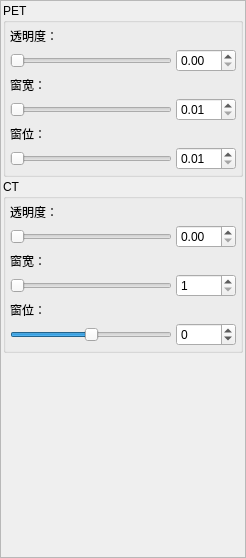
<?xml version="1.0" encoding="UTF-8"?>
<ui version="4.0">
 <class>Form</class>
 <widget class="QWidget" name="Form">
  <property name="geometry">
   <rect>
    <x>0</x>
    <y>0</y>
    <width>246</width>
    <height>558</height>
   </rect>
  </property>
  <property name="windowTitle">
   <string>Form</string>
  </property>
  <layout class="QVBoxLayout" name="verticalLayout_3">
   <property name="spacing">
    <number>0</number>
   </property>
   <property name="leftMargin">
    <number>0</number>
   </property>
   <property name="topMargin">
    <number>0</number>
   </property>
   <property name="rightMargin">
    <number>0</number>
   </property>
   <property name="bottomMargin">
    <number>0</number>
   </property>
   <item>
    <widget class="QScrollArea" name="scrollArea">
     <property name="widgetResizable">
      <bool>true</bool>
     </property>
     <widget class="QWidget" name="scrollAreaWidgetContents">
      <property name="geometry">
       <rect>
        <x>0</x>
        <y>0</y>
        <width>244</width>
        <height>556</height>
       </rect>
      </property>
      <layout class="QVBoxLayout" name="verticalLayout_2">
       <property name="spacing">
        <number>2</number>
       </property>
       <property name="leftMargin">
        <number>2</number>
       </property>
       <property name="topMargin">
        <number>2</number>
       </property>
       <property name="rightMargin">
        <number>2</number>
       </property>
       <property name="bottomMargin">
        <number>2</number>
       </property>
       <item>
        <widget class="QGroupBox" name="groupBox">
         <property name="title">
          <string>PET</string>
         </property>
         <layout class="QVBoxLayout" name="verticalLayout">
          <property name="spacing">
           <number>0</number>
          </property>
          <property name="leftMargin">
           <number>2</number>
          </property>
          <property name="topMargin">
           <number>2</number>
          </property>
          <property name="rightMargin">
           <number>2</number>
          </property>
          <property name="bottomMargin">
           <number>2</number>
          </property>
          <item>
           <layout class="QVBoxLayout" name="verticalLayout_6">
            <property name="spacing">
             <number>4</number>
            </property>
            <property name="leftMargin">
             <number>2</number>
            </property>
            <property name="topMargin">
             <number>2</number>
            </property>
            <property name="rightMargin">
             <number>2</number>
            </property>
            <property name="bottomMargin">
             <number>2</number>
            </property>
            <item>
             <widget class="QLabel" name="label_2">
              <property name="text">
               <string>透明度：  </string>
              </property>
             </widget>
            </item>
            <item>
             <layout class="QHBoxLayout" name="horizontalLayout_4">
              <item>
               <widget class="QSlider" name="sldAlphaPet">
                <property name="maximum">
                 <number>100</number>
                </property>
                <property name="orientation">
                 <enum>Qt::Orientation::Horizontal</enum>
                </property>
               </widget>
              </item>
              <item>
               <widget class="QDoubleSpinBox" name="boxAlphaPet">
                <property name="minimumSize">
                 <size>
                  <width>60</width>
                  <height>0</height>
                 </size>
                </property>
                <property name="maximumSize">
                 <size>
                  <width>60</width>
                  <height>16777215</height>
                 </size>
                </property>
                <property name="maximum">
                 <double>1.000000000000000</double>
                </property>
                <property name="singleStep">
                 <double>0.010000000000000</double>
                </property>
               </widget>
              </item>
             </layout>
            </item>
           </layout>
          </item>
          <item>
           <layout class="QVBoxLayout" name="verticalLayout_8">
            <property name="spacing">
             <number>4</number>
            </property>
            <property name="leftMargin">
             <number>2</number>
            </property>
            <property name="topMargin">
             <number>2</number>
            </property>
            <property name="rightMargin">
             <number>2</number>
            </property>
            <property name="bottomMargin">
             <number>2</number>
            </property>
            <item>
             <widget class="QLabel" name="label_6">
              <property name="text">
               <string>窗宽：    </string>
              </property>
             </widget>
            </item>
            <item>
             <layout class="QHBoxLayout" name="horizontalLayout_5">
              <item>
               <widget class="QSlider" name="sldPET_ww">
                <property name="maximum">
                 <number>20000</number>
                </property>
                <property name="orientation">
                 <enum>Qt::Orientation::Horizontal</enum>
                </property>
               </widget>
              </item>
              <item>
               <widget class="QDoubleSpinBox" name="boxPET_ww">
                <property name="minimumSize">
                 <size>
                  <width>60</width>
                  <height>0</height>
                 </size>
                </property>
                <property name="maximumSize">
                 <size>
                  <width>60</width>
                  <height>16777215</height>
                 </size>
                </property>
                <property name="minimum">
                 <double>0.010000000000000</double>
                </property>
                <property name="maximum">
                 <double>200.000000000000000</double>
                </property>
                <property name="singleStep">
                 <double>0.010000000000000</double>
                </property>
               </widget>
              </item>
             </layout>
            </item>
           </layout>
          </item>
          <item>
           <layout class="QVBoxLayout" name="verticalLayout_9">
            <property name="spacing">
             <number>4</number>
            </property>
            <property name="leftMargin">
             <number>2</number>
            </property>
            <property name="topMargin">
             <number>2</number>
            </property>
            <property name="rightMargin">
             <number>2</number>
            </property>
            <property name="bottomMargin">
             <number>2</number>
            </property>
            <item>
             <widget class="QLabel" name="label_4">
              <property name="text">
               <string>窗位：    </string>
              </property>
             </widget>
            </item>
            <item>
             <layout class="QHBoxLayout" name="horizontalLayout_6">
              <item>
               <widget class="QSlider" name="sldPET_wl">
                <property name="maximum">
                 <number>10000</number>
                </property>
                <property name="value">
                 <number>0</number>
                </property>
                <property name="orientation">
                 <enum>Qt::Orientation::Horizontal</enum>
                </property>
               </widget>
              </item>
              <item>
               <widget class="QDoubleSpinBox" name="boxPET_wl">
                <property name="minimumSize">
                 <size>
                  <width>60</width>
                  <height>0</height>
                 </size>
                </property>
                <property name="maximumSize">
                 <size>
                  <width>60</width>
                  <height>16777215</height>
                 </size>
                </property>
                <property name="minimum">
                 <double>0.010000000000000</double>
                </property>
                <property name="maximum">
                 <double>100.000000000000000</double>
                </property>
                <property name="singleStep">
                 <double>0.010000000000000</double>
                </property>
               </widget>
              </item>
             </layout>
            </item>
           </layout>
          </item>
         </layout>
        </widget>
       </item>
       <item>
        <widget class="QGroupBox" name="groupBox_3">
         <property name="title">
          <string>CT</string>
         </property>
         <layout class="QVBoxLayout" name="verticalLayout_16">
          <property name="spacing">
           <number>0</number>
          </property>
          <property name="leftMargin">
           <number>2</number>
          </property>
          <property name="topMargin">
           <number>2</number>
          </property>
          <property name="rightMargin">
           <number>2</number>
          </property>
          <property name="bottomMargin">
           <number>2</number>
          </property>
          <item>
           <layout class="QVBoxLayout" name="verticalLayout_7">
            <property name="spacing">
             <number>4</number>
            </property>
            <property name="leftMargin">
             <number>2</number>
            </property>
            <property name="topMargin">
             <number>2</number>
            </property>
            <property name="rightMargin">
             <number>2</number>
            </property>
            <property name="bottomMargin">
             <number>2</number>
            </property>
            <item>
             <widget class="QLabel" name="label_3">
              <property name="text">
               <string>透明度：  </string>
              </property>
             </widget>
            </item>
            <item>
             <layout class="QHBoxLayout" name="horizontalLayout_8">
              <item>
               <widget class="QSlider" name="sldAlphaCt">
                <property name="maximum">
                 <number>100</number>
                </property>
                <property name="orientation">
                 <enum>Qt::Orientation::Horizontal</enum>
                </property>
               </widget>
              </item>
              <item>
               <widget class="QDoubleSpinBox" name="boxAlphaCt">
                <property name="minimumSize">
                 <size>
                  <width>60</width>
                  <height>0</height>
                 </size>
                </property>
                <property name="maximumSize">
                 <size>
                  <width>60</width>
                  <height>16777215</height>
                 </size>
                </property>
                <property name="maximum">
                 <double>1.000000000000000</double>
                </property>
                <property name="singleStep">
                 <double>0.010000000000000</double>
                </property>
               </widget>
              </item>
             </layout>
            </item>
           </layout>
          </item>
          <item>
           <layout class="QVBoxLayout" name="verticalLayout_12">
            <property name="spacing">
             <number>4</number>
            </property>
            <property name="leftMargin">
             <number>2</number>
            </property>
            <property name="topMargin">
             <number>2</number>
            </property>
            <property name="rightMargin">
             <number>2</number>
            </property>
            <property name="bottomMargin">
             <number>2</number>
            </property>
            <item>
             <widget class="QLabel" name="label_8">
              <property name="text">
               <string>窗宽：    </string>
              </property>
             </widget>
            </item>
            <item>
             <layout class="QHBoxLayout" name="horizontalLayout_11">
              <item>
               <widget class="QSlider" name="sldCT_ww">
                <property name="maximum">
                 <number>3000</number>
                </property>
                <property name="value">
                 <number>1</number>
                </property>
                <property name="orientation">
                 <enum>Qt::Orientation::Horizontal</enum>
                </property>
               </widget>
              </item>
              <item>
               <widget class="QSpinBox" name="boxCT_ww">
                <property name="minimumSize">
                 <size>
                  <width>60</width>
                  <height>0</height>
                 </size>
                </property>
                <property name="maximumSize">
                 <size>
                  <width>60</width>
                  <height>16777215</height>
                 </size>
                </property>
                <property name="minimum">
                 <number>1</number>
                </property>
                <property name="maximum">
                 <number>3000</number>
                </property>
               </widget>
              </item>
             </layout>
            </item>
           </layout>
          </item>
          <item>
           <layout class="QVBoxLayout" name="verticalLayout_11">
            <property name="spacing">
             <number>4</number>
            </property>
            <property name="leftMargin">
             <number>2</number>
            </property>
            <property name="topMargin">
             <number>2</number>
            </property>
            <property name="rightMargin">
             <number>2</number>
            </property>
            <property name="bottomMargin">
             <number>2</number>
            </property>
            <item>
             <widget class="QLabel" name="label_5">
              <property name="text">
               <string>窗位：    </string>
              </property>
             </widget>
            </item>
            <item>
             <layout class="QHBoxLayout" name="horizontalLayout_10">
              <item>
               <widget class="QSlider" name="sldCT_wl">
                <property name="minimum">
                 <number>-2000</number>
                </property>
                <property name="maximum">
                 <number>2000</number>
                </property>
                <property name="orientation">
                 <enum>Qt::Orientation::Horizontal</enum>
                </property>
               </widget>
              </item>
              <item>
               <widget class="QSpinBox" name="boxCT_wl">
                <property name="minimumSize">
                 <size>
                  <width>60</width>
                  <height>0</height>
                 </size>
                </property>
                <property name="maximumSize">
                 <size>
                  <width>60</width>
                  <height>16777215</height>
                 </size>
                </property>
                <property name="minimum">
                 <number>-2000</number>
                </property>
                <property name="maximum">
                 <number>2000</number>
                </property>
               </widget>
              </item>
             </layout>
            </item>
           </layout>
          </item>
         </layout>
        </widget>
       </item>
       <item>
        <spacer name="verticalSpacer">
         <property name="orientation">
          <enum>Qt::Orientation::Vertical</enum>
         </property>
         <property name="sizeHint" stdset="0">
          <size>
           <width>20</width>
           <height>40</height>
          </size>
         </property>
        </spacer>
       </item>
      </layout>
     </widget>
    </widget>
   </item>
  </layout>
 </widget>
 <resources/>
 <connections>
  <connection>
   <sender>boxCT_ww</sender>
   <signal>valueChanged(int)</signal>
   <receiver>sldCT_ww</receiver>
   <slot>setValue(int)</slot>
   <hints>
    <hint type="sourcelabel">
     <x>193</x>
     <y>295</y>
    </hint>
    <hint type="destinationlabel">
     <x>125</x>
     <y>287</y>
    </hint>
   </hints>
  </connection>
  <connection>
   <sender>sldCT_ww</sender>
   <signal>valueChanged(int)</signal>
   <receiver>boxCT_ww</receiver>
   <slot>setValue(int)</slot>
   <hints>
    <hint type="sourcelabel">
     <x>45</x>
     <y>290</y>
    </hint>
    <hint type="destinationlabel">
     <x>209</x>
     <y>293</y>
    </hint>
   </hints>
  </connection>
  <connection>
   <sender>boxCT_wl</sender>
   <signal>valueChanged(int)</signal>
   <receiver>sldCT_wl</receiver>
   <slot>setValue(int)</slot>
   <hints>
    <hint type="sourcelabel">
     <x>184</x>
     <y>340</y>
    </hint>
    <hint type="destinationlabel">
     <x>153</x>
     <y>343</y>
    </hint>
   </hints>
  </connection>
  <connection>
   <sender>sldCT_wl</sender>
   <signal>valueChanged(int)</signal>
   <receiver>boxCT_wl</receiver>
   <slot>setValue(int)</slot>
   <hints>
    <hint type="sourcelabel">
     <x>55</x>
     <y>344</y>
    </hint>
    <hint type="destinationlabel">
     <x>216</x>
     <y>348</y>
    </hint>
   </hints>
  </connection>
 </connections>
</ui>
